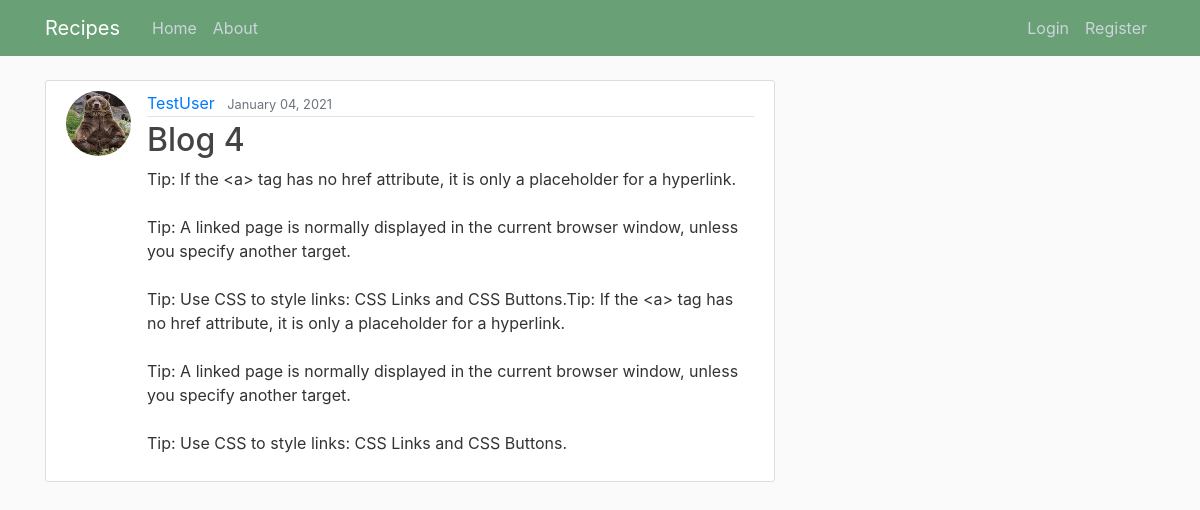
/post/15, run on the app's committed database.
### blog/models.py (models this page shows, shortened)
class Post(models.Model):
    title = models.CharField(max_length=100)
    content = models.TextField()
    date_posted = models.DateTimeField(default=timezone.now)
    author = models.ForeignKey(User, on_delete=models.CASCADE)
    likes = models.ManyToManyField(User, related_name='blog_post_likes')
    image = models.ImageField(upload_to='blog_pics')

### users/models.py (models this page shows, shortened)
class Profile(models.Model):
    user = models.OneToOneField(User, on_delete= models.CASCADE)
    image = models.ImageField(default= 'default.jpg', upload_to= 'profile_pics')

### blog/views.py (the view)
# urls.py: path('post/<int:pk>', PostDetailView.as_view(), name='post-detail'),
class PostDetailView(DetailView):
    model = Post

### blog/templates/blog/post_detail.html (shortened to what this page needs)
{% extends "blog/base.html"%}
{% block content %}
  <article class="media content-section">
      <img class = "rounded-circle article-img "src={{ object.author.profile.image.url }}>
      <div class="media-body">
          <div class="article-metadata">
              <a class="mr-2" href="{% url 'user-posts' object.author.username %}">{{ object.author }}</a>
              <small class="text-muted">{{ object.date_posted| date:"F d, Y" }}</small>
          </div>
          <h2 class="article-title" >{{ object.title }}</h2>
          <p class="article-content">{{ object.content }}</p>
      </div>
  </article>
{% endblock content%}

### blog/static/blog/main.css (style rules this page uses)
body { background: #fafafa; color: #333333; margin-top: 5rem; }
h1, h2, h3, h4, h5, h6 { color: #444444; }
.content-section { background: #ffffff; padding: 10px 20px; border: 1px solid #dddddd; border-radius: 3px; margin-bottom: 20px; }
.article-title { color: #444444; }
.article-content { white-space: pre-line; }
.article-img { height: 65px; width: 65px; margin-right: 16px; }
.article-metadata { padding-bottom: 1px; margin-bottom: 4px; border-bottom: 1px solid #e3e3e3 }

### data on the page
Post: author.profile.image (placeholder picture), author "TestUser", date_posted "January 04, 2021", title "Blog 4", content "Tip: If the <a> tag has no href attribute, it is only a placeholder for a hyperlink. Tip: A linked page is normally displayed in the current browser window, unless you specify another target. Tip: Use CSS to style links: CSS Links and CSS Buttons.Tip: If the <a> tag has no href attribute, it is only a placeholder for a hyperlink. Tip: A linked page is normally displayed in the current browser window, unless you specify another target. Tip: Use CSS to style links: CSS Links and CSS Buttons."
